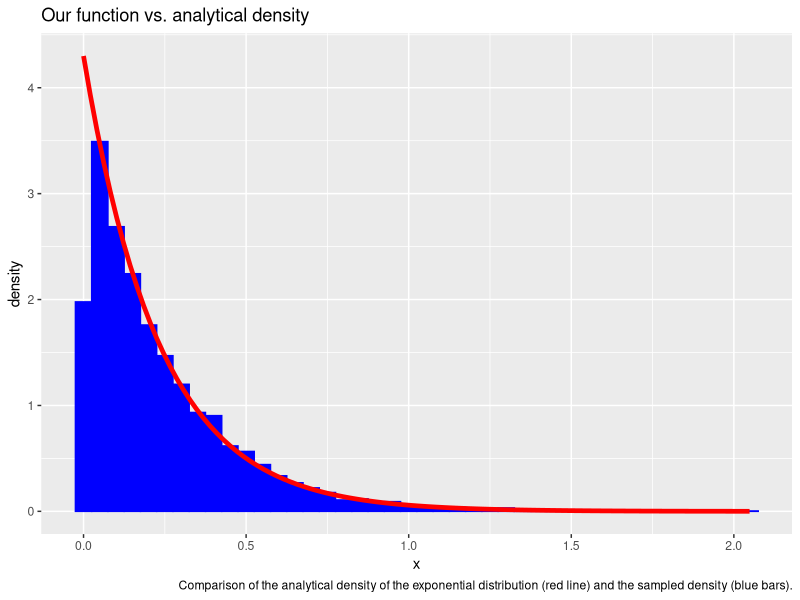
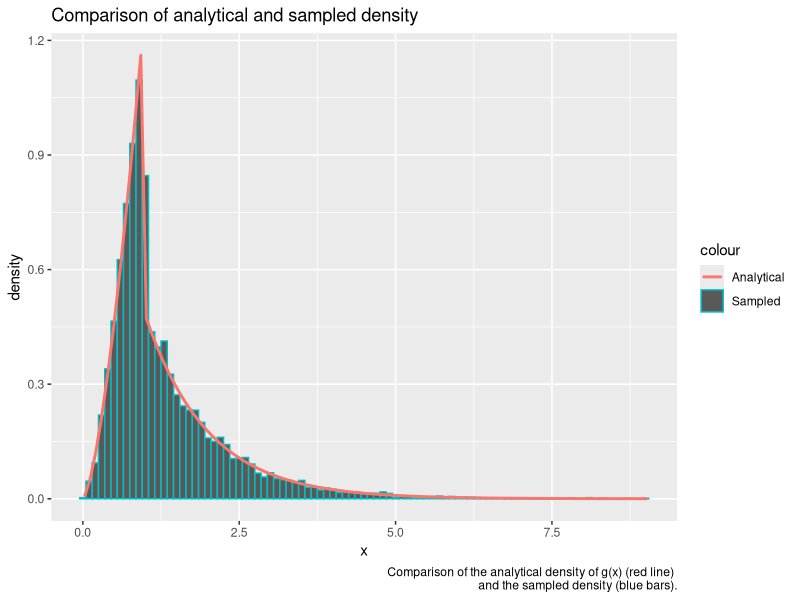
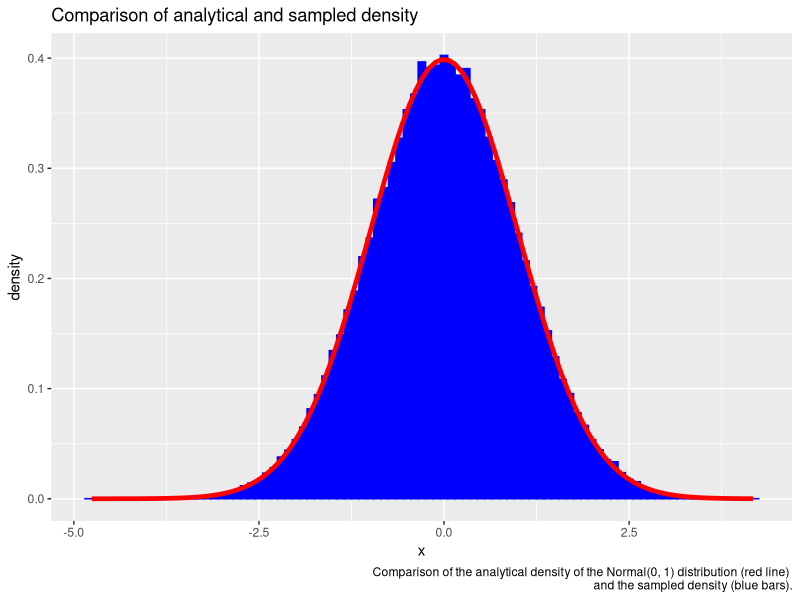
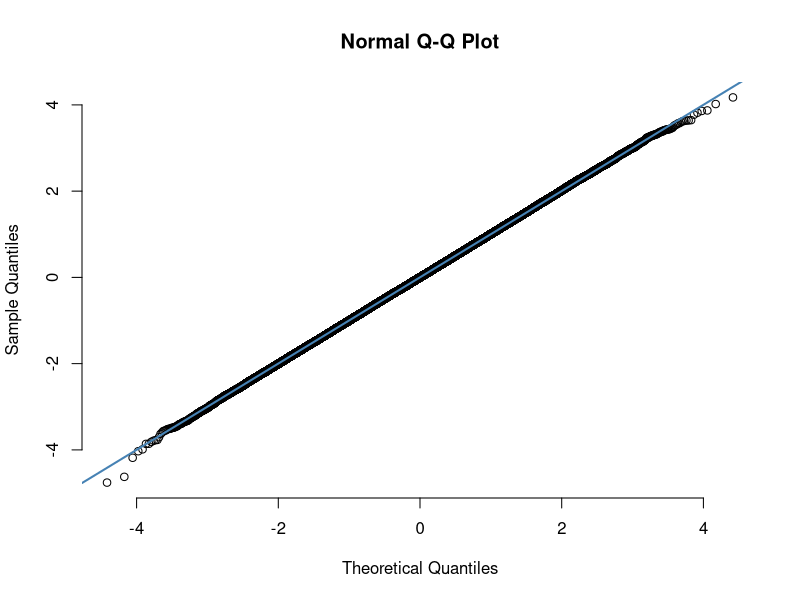
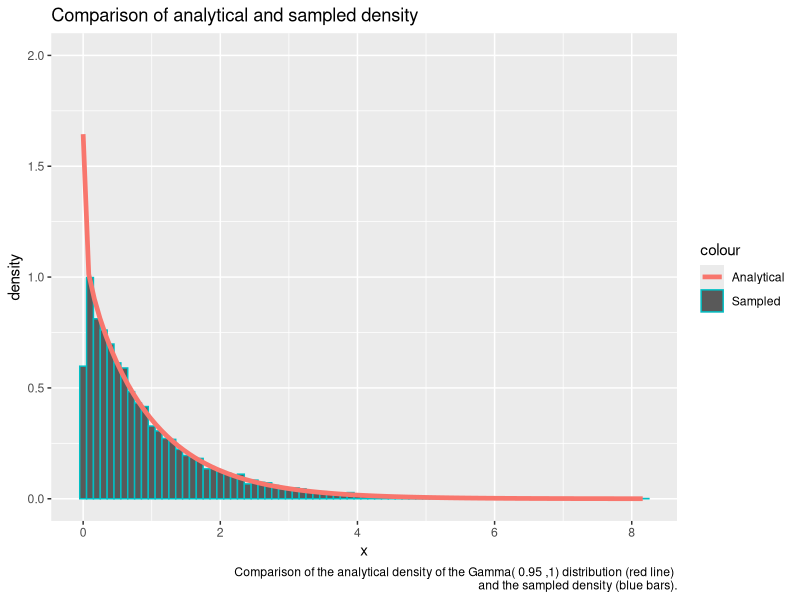
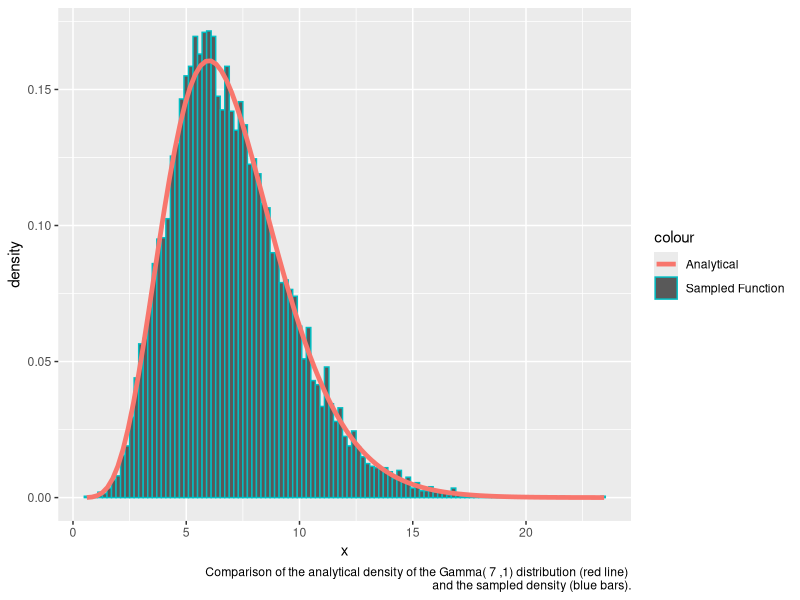
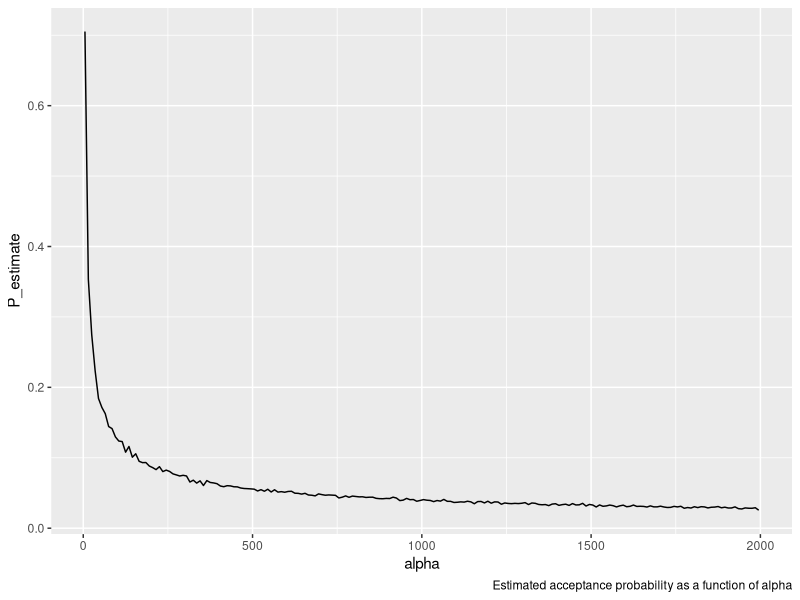
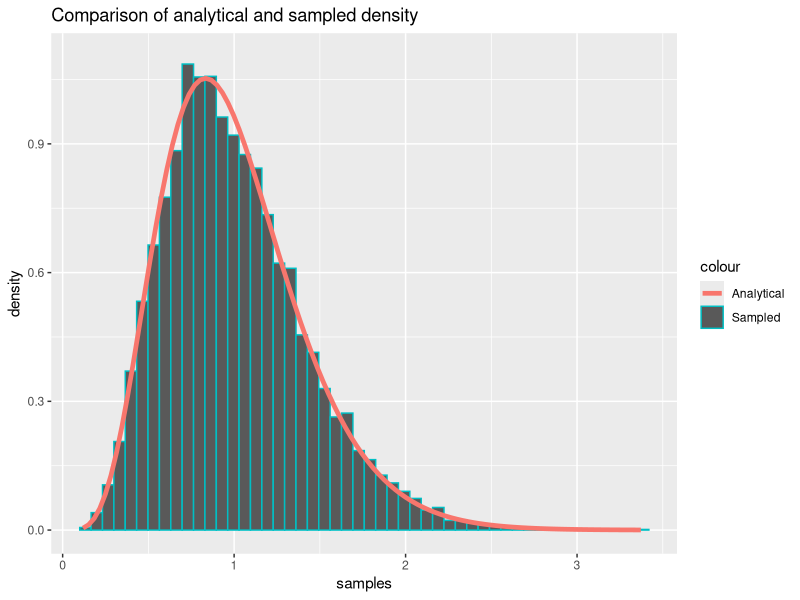

Write the R code that produced these figures, in order.
## ---- chunk 1
library(formatR)
showsol <- FALSE
library(knitr)
opts_chunk$set(tidy.opts = list(width.cutoff = 68), tidy = TRUE, warning = FALSE, error = FALSE, message = FALSE, echo = TRUE)
## ---- chunk 2
library(ggplot2)
exponential<- function(lambda, n=1){
  u = runif(n)
  x = -1/lambda*log(u)
  return(x)
}
## ---- chunk 3
n = 10000
lambda = 4.300
x = exponential(lambda,n)
cat('Theoretical mean: ', 1/lambda,' Computed mean: ', mean(x),'\n')
cat('Theoretical variance: ', 1/lambda^2, ' Computed variance: ', var(x))
## ---- chunk 4
y = rexp(n, lambda)
rfunc = data.frame(value = y)
ourfunc = data.frame(value = x)
rfunc$type = 'R function'
ourfunc$type = 'Our function'
df = rbind(rfunc,ourfunc)
#ggplot(df, aes(value, fill = type)) + 
#   geom_histogram(alpha = 0.5, aes(y = ..density..), binwidth = 0.05, position = 'identity') + ggtitle("Our function vs. R function densities")
df2 <- data.frame(theo=seq(0,max(x),length.out=n), value=x)

ggplot(df2, aes(x = value)) + geom_histogram(aes(y = ..density..), binwidth=0.05, fill = 'blue', color = 'blue') + stat_function(fun=dexp,geom = "line",size=1.6,col="red",args = (mean=lambda)) + ggtitle("Our function vs. analytical density") + labs(x='x', y='density', caption='Comparison of the analytical density of the exponential distribution (red line) and the sampled density (blue bars).')
## ---- chunk 5
g = function(x, alpha){
  c = alpha*exp(1)/(alpha+exp(1))
  result = vector(length = length(x))
  result[x<1.] = sapply(x[x<1.], function(x) c*x^(alpha - 1))
  result[x>=1.] = sapply(x[x>=1.], function(x) c*exp(-x))
  return(as.double(result))
}

G_inv = function(n, alpha){
  c = alpha*exp(1)/(alpha+exp(1))
  u = runif(n)
  result = vector(length = n)
  result[u < c/alpha] = (alpha/c * u[u < c/alpha])^(1/alpha)
  result[u >= c/alpha] = -log(1/alpha + exp(-1) - u[u >= c/alpha]/c)
  return(result)
}

alpha = 2.5
n = 10000
xsamples = G_inv(n, alpha)
c = alpha*exp(1)/(alpha+exp(1))
mean = c/(alpha+1) + 2*c/exp(1)
cat('Theoretical mean: ', mean, ' Sampled mean: ', mean(xsamples))
## ---- chunk 6
variance = c/(alpha+2)+5*c/exp(1) - mean^2
cat('Theoretical variance: ', variance, ' Sampled variance: ', var(xsamples))
## ---- chunk 7
df2 <- data.frame(theo=seq(0,max(xsamples),length.out=n), value=xsamples)
ggplot(df2, aes(x = value)) + geom_histogram(aes(y = ..density.., color='Sampled'), binwidth=0.1) + stat_function(fun=g,geom = "line",size=1., args = (mean=alpha), alpha=1., aes(color="Analytical")) + ggtitle("Comparison of analytical and sampled density") + labs(x='x', y='density', caption=paste('Comparison of the analytical density of g(x) (red line) \n and the sampled density (blue bars).'))
## ---- chunk 8
normal <- function(n){
  x_1 <- runif(n/2)
  x_2 <- exponential(1/2, n/2)
  y_1 <- sqrt(x_2)*cos(2*pi*x_1)
  y_2 <- sqrt(x_2)*sin(2*pi*x_1)
  y <- c(y_1,y_2)
  return(y)
}
## ---- chunk 9
n = 100000
x <- normal(n)
cat('Theoretical mean: ', 0,' Computed mean: ', mean(x),'\n')
cat('Theoretical variance: ', 1, ' Computed variance: ', var(x))
## ---- chunk 10
df2 <- data.frame(theo=seq(0,max(x),length.out=n), value=x)
ggplot(df2, aes(x = value)) + geom_histogram(aes(y = ..density..), binwidth=0.1, col = 'blue', fill = 'blue') + stat_function(fun=dnorm,geom = "line",size=1.6,col="red",args = list(mean=0, sd = 1)) + ggtitle("Comparison of analytical and sampled density") + labs(x='x', y='density', caption=paste('Comparison of the analytical density of the Normal(0, 1) distribution (red line) \n and the sampled density (blue bars).'))

qqnorm(x, pch = 1, frame = FALSE)
qqline(x, col = "steelblue", lwd = 2)
## ---- chunk 11
normal_d <- function(d, mu, sigma){
  x <- normal(d)
  y <- mu + t(chol(sigma))%*%x
  return(y)
}
## ---- chunk 12
d = 2
n = 100000
mu = c(1,2)
sigma = matrix(c(2.5,3,3,10),ncol=2,nrow=2)
sample = matrix(NA, ncol = d, nrow = n)
for (i in 1:n){
  sample[i,] <- normal_d(d,mu,sigma)
}
average = apply(sample, 2,mean)
cat('Mean vector: \n')
average
covmat = cov(sample)
cat('Covariance matrix: \n')
covmat
## ---- chunk 13
library(nortest)
ad.test(sample[,1])
ad.test(sample[,2])
## ---- chunk 14
small_gamma = function(alpha, n=1){
  result = vector()
  iter = 0
  sampled = 0
  c = 1/(gamma(alpha)) * (1/alpha + exp(-1))
  
  while(sampled < n){

    #sample from g(x)
    uniform2 = runif(n)
    x = G_inv(n, alpha)
    #compute the acceptance probabilites
    probs = dgamma(x, alpha, rate=1) / (c * as.double(g(x, alpha)))
    #append samples where u < f(x) / c g(x)
    result = append(result, x[uniform2 <= probs])
    #increase counters
    sampled = sampled + sum(uniform2 <= probs)
    iter = iter + n
  }
  
  iter = iter - length(result) + n
  
  return(list(samples = result[seq(1:n)], iter = iter))
}
## ---- chunk 15
alpha = 0.95
G1 <- small_gamma(alpha, 10000)
df12 = data.frame(G1)

cat('Theoretical mean: ', alpha,' Computed mean: ', mean(G1$samples),'\n')
cat('Theoretical variance: ', alpha, ' Computed variance: ', var(G1$samples))
## ---- chunk 16
ggplot(data=df12, aes(x=samples)) + geom_histogram(data=df12, aes(x=samples, y=..density.., color="Sampled"), binwidth=0.1) +  stat_function(fun=dgamma, geom = "line",size=1.6, args = list(shape=alpha, rate=1), aes(x=samples, color = "Analytical")) + ggtitle("Comparison of analytical and sampled density") + ylim(0. ,2.0) + labs(x='x', y='density', caption=paste('Comparison of the analytical density of the Gamma(', alpha, ',1) distribution (red line) \n and the sampled density (blue bars).'))

## ---- chunk 17
large_gamma <- function(alpha, n=1){
  loga = 1/2 * (alpha - 1) * (log(alpha - 1) - 1)
  logb = 1/2 * (alpha + 1) * (log(alpha + 1) - 1)
  result = vector(mode="numeric")
  
  i = 0
  iter = 0
  while (i < n){
    iter = iter + 1 
    log_x_1 = loga + log(runif(1))
    log_x_2 = logb + log(runif(1))
    if (2*log_x_1 <= (alpha - 1)*(log_x_2 - log_x_1) - exp(log_x_2 - log_x_1)){
      result = append(result, exp(log_x_2 - log_x_1))
      i = i + 1
    }
    else{}
  }
  list(samples = result, iter = iter)
}
## ---- chunk 18
alpha = 7.

G2 = large_gamma(alpha, 10000)

cat('Theoretical mean: ', alpha,' Computed mean: ', mean(G2$samples),'\n')
cat('Theoretical variance: ', alpha, ' Computed variance: ', var(G2$samples))
## ---- chunk 19
df16 = data.frame(data=G2)

ggplot(df16, aes(x=data.samples)) + geom_histogram(data=df16, aes(x = data.samples, y=..density.., color="Sampled Function"), binwidth=0.2) + stat_function(fun=dgamma,geom = "line",size=1.6,aes(color='Analytical'),args = list(shape=alpha, rate = 1)) + labs(x='x', y='density', caption=paste('Comparison of the analytical density of the Gamma(', alpha, ',1) distribution (red line) \n and the sampled density (blue bars).'))
## ---- chunk 20
iterations = c()

for (alpha in seq(2, 2000, 10)){
  G = large_gamma(alpha, 1000)
  iterations = append(iterations, G$iter)
}

df15 = data.frame(alpha = seq(5, 2000, 10), P_estimate = 1000/iterations)

ggplot(df15, aes(x = alpha, y = P_estimate)) + geom_line() + labs(caption='Estimated acceptance probability as a function of alpha')
## ---- chunk 21
gamma2 = function(alpha, beta=1, n  = 1){
  if (alpha == 1.0){
    return(list(samples = exponential(beta, n), iter = n))
  }
  else if (alpha <= 1){
    G = small_gamma(alpha, n)
    G$samples = G$samples / beta
    return(G)
  }
  else if (alpha > 1){
    G = large_gamma(alpha, n)
    G$samples = G$samples / beta
    return(G)
  }
}

alpha = 6
beta = 6

G = gamma2(alpha, beta, 10000)

df17 <- data.frame(G)

histo = hist(G$samples, plot=F)
ggplot(df17, aes(x = samples)) + geom_histogram(aes(y = ..density.., color='Sampled'), bins=50) + stat_function(fun=dgamma,geom = "line",size=1.6,aes(color='Analytical'),args = list(shape=alpha, rate=beta)) + ggtitle("Comparison of analytical and sampled density") + ylim(0, 1.1*max(histo$density))
## ---- chunk 22
library(MCMCpack)
get_gamma_samples <- function(alpha){
  return(gamma2(alpha)$samples)
}

dirichlet <- function(alpha){
  z<- sapply(alpha,get_gamma_samples)
  x <- z/sum(z)
  return(x)
}
## ---- chunk 23
k = 5
n = 20000
x <- matrix(NA, ncol = k, nrow = n)
alpha <- exponential(1,k)
for (i in 1:n){
  x[i,] <- dirichlet(alpha)
}
cat('Theoretical mean: ', alpha/sum(alpha),'\n','Computed mean: ', apply(x,2,mean),'\n')
cat('Theoretical variance: ', alpha*(sum(alpha)-alpha)/(sum(alpha)^2*(sum(alpha)+1)),'\n', 'Computed variance: ', apply(x,2,var))
## ---- chunk 24
n <- 10000
alpha <- rep(1,k)
x <- matrix(NA, ncol = k, nrow = n)
for (i in 1:n){
  x[i,] <- dirichlet(alpha)
}
y <- as.vector(rdirichlet(n,alpha))
rfunc = data.frame(value = y)
ourfunc = data.frame(value = as.vector(x))
rfunc$type = 'R function'
ourfunc$type = 'Our function'
df = rbind(rfunc,ourfunc)
ggplot(df, aes(value, fill = type)) + 
   geom_histogram(alpha = 0.5, aes(y = ..density..), position = 'identity') + ggtitle("Our function vs. R function densities")
## ---- chunk 25
df2 <- data.frame(theo=seq(0,max(x[,1]),length.out=n), value=x[,1])
ggplot(df2, aes(x = value)) + geom_histogram(aes(y = ..density..), 
      binwidth = 0.005,fill = 'blue', color = 'blue') + stat_function(fun=dbeta,geom = "line",size=1.6,col="red",args = list(shape1=1,shape2=k-1)) + ggtitle("Our function vs. analytical density")
## ---- chunk 26
f <- function(x){
  return((2+x)^125*(1-x)^38*x^34)
}

optimum = optimize(f,c(0,1),maximum = TRUE)

draw_samples <- function(n){
  samples <- rep(NA,n)
  iter = 0
  for (i in 1:n){
    finish = 0
    while(finish ==0){
      iter = iter + 1
      x_sample <- runif(1)
      alpha <- f(x_sample)/optimum$objective
      u = runif(1)
      if (u <=alpha){
        samples[i] <- x_sample
        finish <- 1
      }
    }
  }
  return(list(samples = samples, iterations = iter))
}
## ---- chunk 27
n = 10000
g <- function(x){
  return(f(x)*x)
}
f_density <- function(x){return(f(x)/integrate(f,0,1)$value)}
y <- draw_samples(n)
cat("Computed mean: ", sum(y$samples)/n, '\n')
cat("Theoretical mean: ", integrate(g,0,1)$value/integrate(f,0,1)$value, '\n')
df <- data.frame(theo=seq(0,1,length.out=n), value=y$samples)
ggplot(df, aes(x = value)) + geom_histogram(aes(y = ..density..), binwidth=0.001, col = 'blue', fill = 'blue') + stat_function(fun=f_density,geom = "line",size=1.6,col="red") + ggtitle("Comparison of analytical and sampled density") + xlim(0,1) + geom_segment(x = sum(y$samples)/n, xend = sum(y$samples)/n, y = 0, yend = 100, col = "green", size = 1.2, linetype = "longdash")
## ---- chunk 28
cat("Average random numbers generated: ", y$iterations/n, '\n')
cat("Theoretical expected number: ", optimum$objective/integrate(f,0,1)$value)
## ---- chunk 29
unscaled_posterior_target = function(x){
  return(f_density(x)*dbeta(x, 1, 5))
}

NC_posterior = integrate(unscaled_posterior_target, 0, 1)$value

posterior_target = function(x){
  return(unscaled_posterior_target(x) / NC_posterior) 
}

posterior_target_mean_density = function(x){
  return(x * posterior_target(x))
}

theoretical_mean = integrate(posterior_target_mean_density, 0, 1)$value

weights = posterior_target(y$samples) / f_density(y$samples)
posterior_mean = sum(y$samples*weights) / (n)
cat("IS posterior mean estimate:", posterior_mean, "\n")
cat("Analytical posterior mean:", theoretical_mean)
## ---- chunk 30
unscaled_weights = unscaled_posterior_target(y$samples) / f(y$samples)
posterior_mean_SN = sum(y$samples*unscaled_weights) / (sum(unscaled_weights))

cat("self-normalizing IS posterior mean estimate:", posterior_mean_SN, "\n")
cat("Analytical posterior mean:", theoretical_mean)
